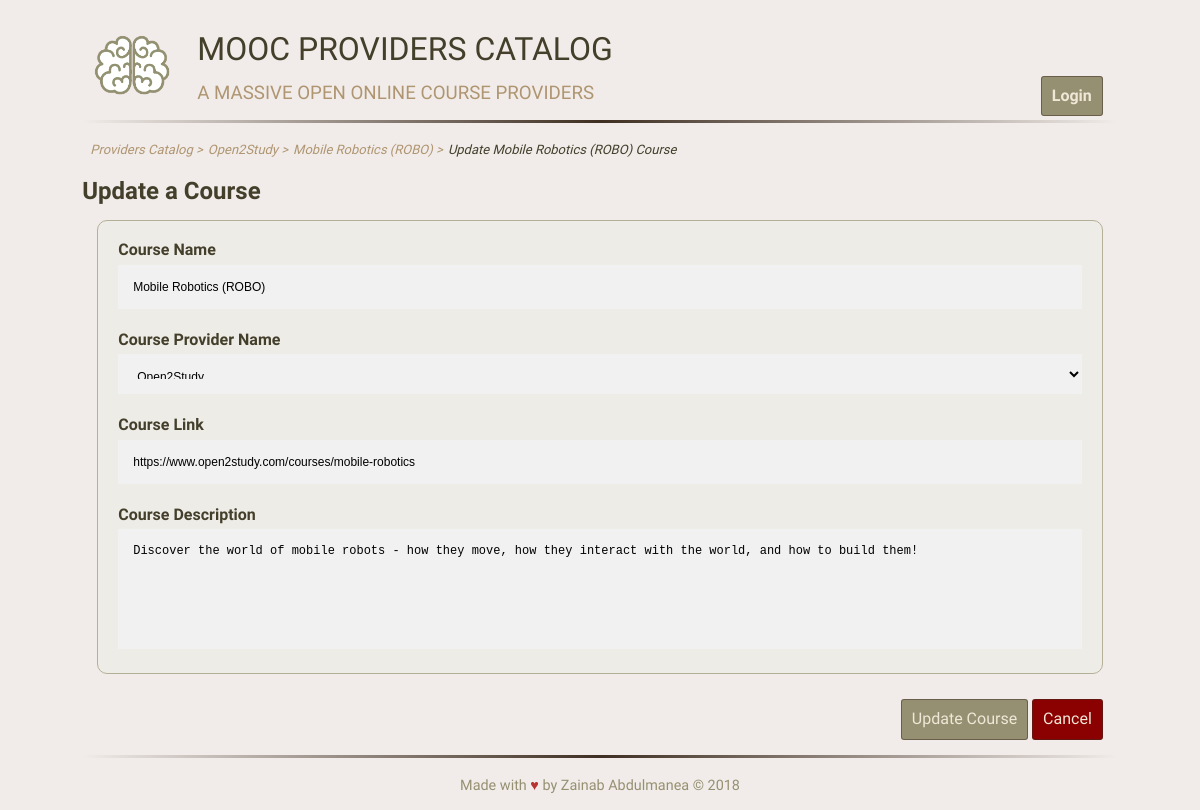
The page /provider/Open2Study/course/22/edit/ (signed in) on the database its author committed.
### database_setup.py (models this page shows, shortened)
class Provider(Base):
    __tablename__ = 'provider'
    id = Column(Integer, primary_key=True)
    name = Column(String(250), nullable=False, unique=True)
    description = Column(String(250))
    link = Column(String(250))

class Course(Base):
    __tablename__ = 'course'
    id = Column(Integer, primary_key=True)
    name = Column(String(80), nullable=False)
    description = Column(String(250))
    link = Column(String(250))
    provider_id = Column(Integer, ForeignKey('provider.id'))
    provider = relationship(Provider)
    user_id = Column(Integer, ForeignKey('user.id'))
    user = relationship(User)

### application.py (the view)
@app.route(
    '/provider/<string:provider_name>/course/<int:course_id>/edit/',
    methods=['GET', 'POST'])
def editCourse(provider_name, course_id):
    if 'user_id' not in login_session:
        return redirect(url_for('viewLogin'))
    course = session.query(Course).filter_by(id=course_id).one()
    if course.user_id != login_session['user_id']:
        flash("You are not allowed to edit this course!")
        return redirect(
            url_for(
                'viewCourse', provider_name=provider_name,
                course_id=course_id))
    if request.method == 'POST':
        courseProvider = session.query(Provider).filter_by(
            id=request.form.get('selected-provider')).one()
        course.name = request.form['course-name']
        course.description = request.form['course-description']
        course.link = request.form['course-link']
        course.provider = courseProvider
        session.add(course)
        session.commit()
        flash("%s Course Successfully Updated!!" % course.name)
        return redirect(
            url_for(
                'viewCourse',
                provider_name=courseProvider.name,
                course_id=course.id))
    else:
        all_providers = session.query(Provider).all()
        return render_template(
            'editcourse.html',
            providers=all_providers,
            provider_name=provider_name,
            course=course,
            login_session=login_session)

### templates/editcourse.html (shortened to what this page needs)
{% extends 'base.html' %}
{% block content %}
<nav>
    <ul class="nav-bar">
        <li><a class="nav-link" href="{{ url_for('providers') }}">Providers Catalog ></a></li>
        <li><a class="nav-link" href="{{ url_for('viewProvider', provider_name=provider_name) }}">{{ provider_name }} ></a></li>
        <li><a class="nav-link" href="{{ url_for('viewCourse', provider_name=provider_name, course_id=course.id) }}">{{
                course.name }} ></a></li>
        <li>Update {{ course.name }} Course</li>
    </ul>
</nav>
<form method="post" name="Form">
    <h2 class="subject-header">Update a Course</h2>
    <div class="form-container">
        <label for="course-name"><b>Course Name</b></label>
        <input type="text" placeholder="Enter Course Name" name="course-name" value="{{ course.name }}" required>
        <label for="provider-name"><b>Course Provider Name</b></label>
        <select name="selected-provider" required>
            {% for provider in providers %}
            <option value="{{ provider.id }}" {% if course.provider_id==provider.id %} selected {% endif %}>{{
                provider.name }} </option>
            {% endfor %}
        </select>
        <label for="course-link"><b>Course Link</b></label>
        <input type="text" placeholder="Enter Source Link of the course" name="course-link" value="{{ course.link }}">
        <label for="course-description"><b>Course Description</b></label>
        <textarea placeholder="Describe the course here..." name="course-description">{{ course.description }}</textarea>
    </div>
    <div class="update-buttons">
        <input class="update" type="submit" value="Update Course">
        <a class="cancel" href="{{ url_for('viewCourse', provider_name=provider_name, course_id=course.id) }}">Cancel</a>
    </div>
</form>
{% endblock %}

### static/css/style.css (style rules this page uses)
* { box-sizing: border-box; }
html { display: block; }
body { font-family: "Exo 2", "Helvetica Neue", Helvetica, sans-serif; font-size: 16px; color: #433f2b; line-height: 1.15; background-color: #f1ece9; }
html, body, .container { height: 100%; }
.nav-bar { text-decoration: none; font-style: italic; list-style: none; display: flex; flex-wrap: wrap; justify-content: left; align-items: center; margin: 8px; padding: 0px; }
.nav-bar li { padding-right: 5px; font-size: 13px; }
.nav-link { text-decoration: none; background-color: transparent; border: 0px; color: #af9571; padding: 0px; margin: 0px; }
a { text-decoration: none; color: #f0e7d7; border: 1px solid rgba(63, 47, 34, 0.5); background-color: #959072; padding: 10px; border-radius: 3px; display: inline-block; margin-top: 10px; }
button, input[type="submit"], input[type="reset"] { font: inherit; cursor: pointer; outline: inherit; text-decoration: none; color: #f0e7d7; border: 1px solid rgba(63, 47, 34, 0.5); background-color: #959072; padding: 10px; border-radius: 3px; display: inline-block; margin-top: 10px; }
.delete, .cancel { background-color: darkred; }
.form-container { border: 1px solid #b4b097; border-radius: 10px; padding: 20px; margin: 15px; background-color: #eeece7; }
form h2 { margin-bottom: 5px; }
input[type=text], select { margin: 5px 0 22px 0; }
select { height: 40px; }
textarea { resize: none; margin-top: 5px; height: 10em; }
input[type=text], select, textarea { width: 100%; padding: 15px; border: none; background: #f1f1f1; font-size: 12px; }
.create-buttons, .update-buttons { margin: 15px; text-align: right; }

### rows shown on the page
Provider: name "Open2Study"
Course: name "Mobile Robotics (ROBO)", course-name "Mobile Robotics (ROBO)", selected-provider "Open2Study", course-link "https://www.open2study.com/courses/mobile-robotics", course-description "Discover the world of mobile robots - how they move, how they interact with the world, and how to build them!"
